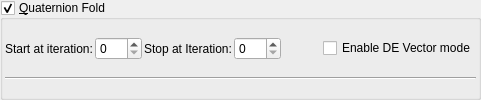
    <widget class="MyGroupBox" name="groupCheck_transf_function_enabled_false">
     <property name="title">
      <string>&amp;Quaternion Fold</string>
     </property>
     <property name="checkable">
      <bool>true</bool>
     </property>
     <layout class="QVBoxLayout" name="verticalLayout_10" stretch="0,0">
      <property name="spacing">
       <number>2</number>
      </property>
      <property name="leftMargin">
       <number>2</number>
      </property>
      <property name="topMargin">
       <number>2</number>
      </property>
      <property name="rightMargin">
       <number>2</number>
      </property>
      <property name="bottomMargin">
       <number>2</number>
      </property>
      <item>
       <layout class="QGridLayout" name="gridLayout_2">
        <property name="spacing">
         <number>2</number>
        </property>
        <item row="0" column="5">
         <widget class="QCheckBox" name="checkBox_transf_function_enabledAx_false">
          <property name="text">
           <string>Enable DE Vector mode</string>
          </property>
         </widget>
        </item>
        <item row="0" column="4">
         <spacer name="horizontalSpacer">
          <property name="orientation">
           <enum>Qt::Horizontal</enum>
          </property>
          <property name="sizeHint" stdset="0">
           <size>
            <width>40</width>
            <height>20</height>
           </size>
          </property>
         </spacer>
        </item>
        <item row="0" column="1">
         <widget class="MySpinBox" name="spinboxInt_transf_start_iterations_A">
          <property name="sizePolicy">
           <sizepolicy hsizetype="Minimum" vsizetype="Maximum">
            <horstretch>0</horstretch>
            <verstretch>0</verstretch>
           </sizepolicy>
          </property>
          <property name="minimum">
           <number>0</number>
          </property>
          <property name="maximum">
           <number>250</number>
          </property>
          <property name="value">
           <number>0</number>
          </property>
         </widget>
        </item>
        <item row="0" column="3">
         <widget class="MySpinBox" name="spinboxInt_transf_stop_iterations_A">
          <property name="sizePolicy">
           <sizepolicy hsizetype="Minimum" vsizetype="Maximum">
            <horstretch>0</horstretch>
            <verstretch>0</verstretch>
           </sizepolicy>
          </property>
          <property name="maximum">
           <number>250</number>
          </property>
         </widget>
        </item>
        <item row="0" column="0">
         <widget class="QLabel" name="label_52">
          <property name="text">
           <string>Start at iteration:</string>
          </property>
         </widget>
        </item>
        <item row="0" column="2">
         <widget class="QLabel" name="label_53">
          <property name="text">
           <string>Stop at Iteration:</string>
          </property>
         </widget>
        </item>
       </layout>
      </item>
      <item>
       <widget class="Line" name="line_23">
        <property name="orientation">
         <enum>Qt::Horizontal</enum>
        </property>
       </widget>
      </item>
     </layout>
    </widget>
